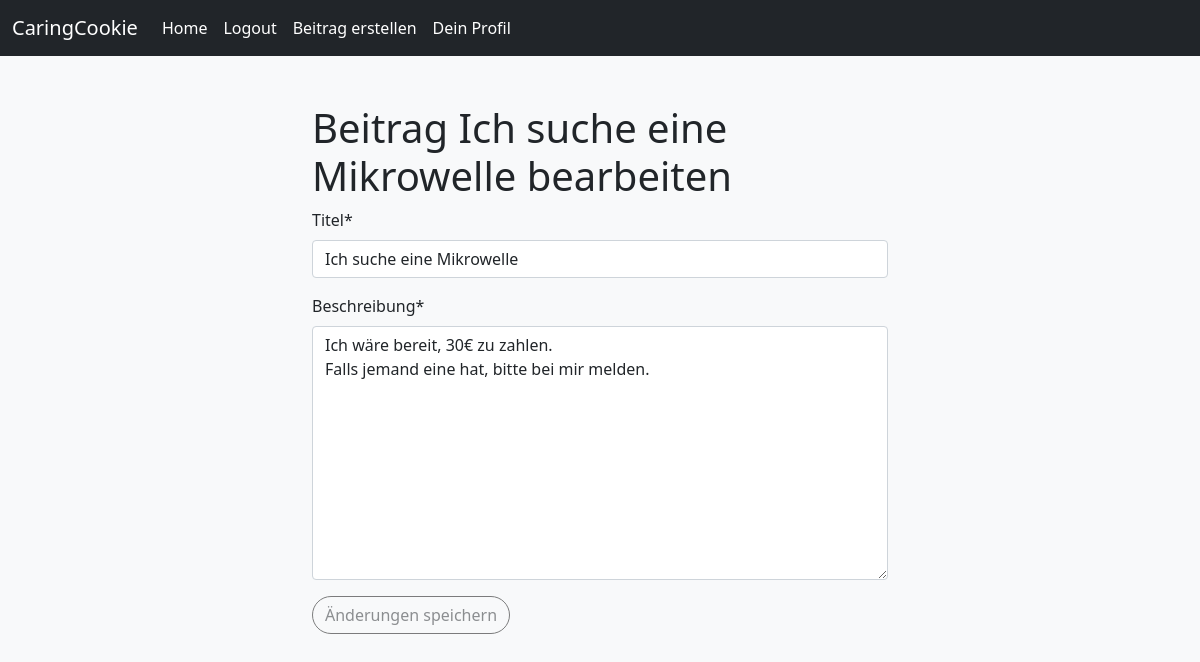
The app's page /change_blog/3 (signed in) with its own data.
### blog/models.py (models this page shows, shortened)
class Blog(models.Model):
    title = models.CharField(max_length=250)
    content = models.TextField()
    date_published = models.DateTimeField(default=timezone.now)
    author = models.ForeignKey(User, on_delete=CASCADE)

### blog/views.py (the view)
# urls.py: path("change_blog/<int:pk>", views.change_blog, name="change_blog")
def change_blog(request,pk):
    entrytochange = get_object_or_404(Blog, pk=pk)
    initial_data={
            'title':entrytochange.title,
            'content':entrytochange.content,
    }
    if request.method == 'POST':
        form = ChangeBlogForm(request.POST)
        if form.is_valid() and request.user.is_authenticated and request.user == entrytochange.author:
            entrytochange.title = form.cleaned_data['title']
            entrytochange.content = form.cleaned_data['content']
            entrytochange.save()
            return redirect("blogs_detail", pk)
    else:
        form = ChangeBlogForm(initial=initial_data)
    return render(request, "blog/change_blog.html", {'form': form, 'entrytochange': entrytochange})

### blog/forms.py
class ChangeBlogForm(forms.Form):
    title = forms.CharField(label='Titel', max_length=100)
    content = forms.CharField(label='Beschreibung', widget=forms.Textarea)

### blog/templates/blog/change_blog.html
{% extends "blog/base.html" %} <span></span>
{% block content %} {% load crispy_forms_tags %}
<div class="container py-5">
  <h1>Beitrag {{ entrytochange.title }} bearbeiten</h1>
    {% if request.user == entrytochange.author %}
    <form method="POST">
    {% csrf_token %} {{ form|crispy }}
    <button class="btn" type="submit">Änderungen speichern</button>
  </form>
  {% else %}
    <p>Sie besitzen nicht die entsprechende Berechtigung. Es können nur Ihre eigenen Beitrage bearbeitet werden!</p>
  {% endif %}
</div>
{% endblock content %}

### blog/static/blog/main.css (style rules this page uses)
@media (min-width: 1200px) { .container { max-width: 50%; } }
.btn { border: 1px solid #000; border-radius: 2rem; opacity: 0.5; }

### records on screen
Blog: title "Ich suche eine Mikrowelle", content "Ich wäre bereit, 30€ zu zahlen. Falls jemand eine hat, bitte bei mir melden."
